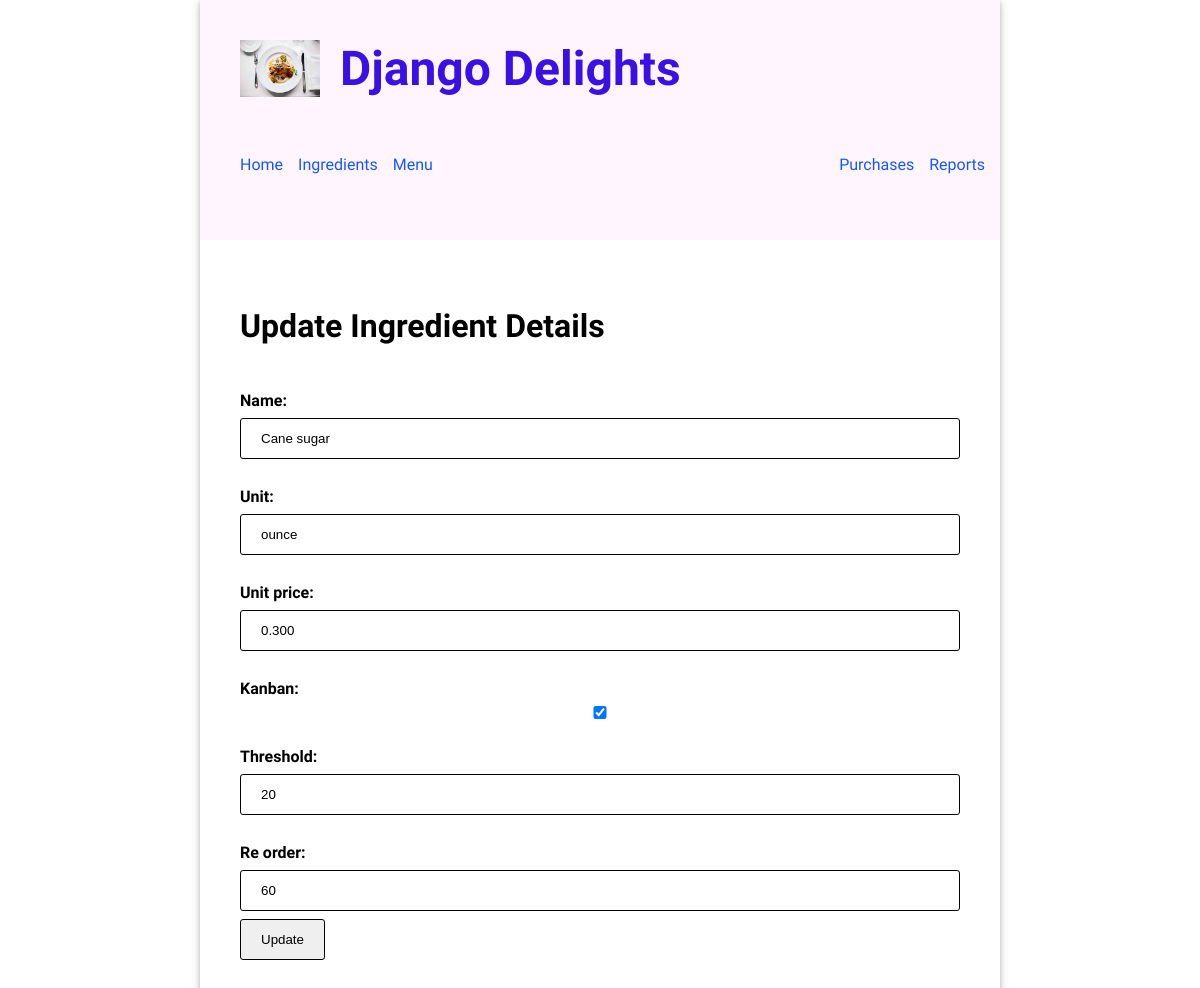
Page /ingredients/4/update/ on the earlier database version.
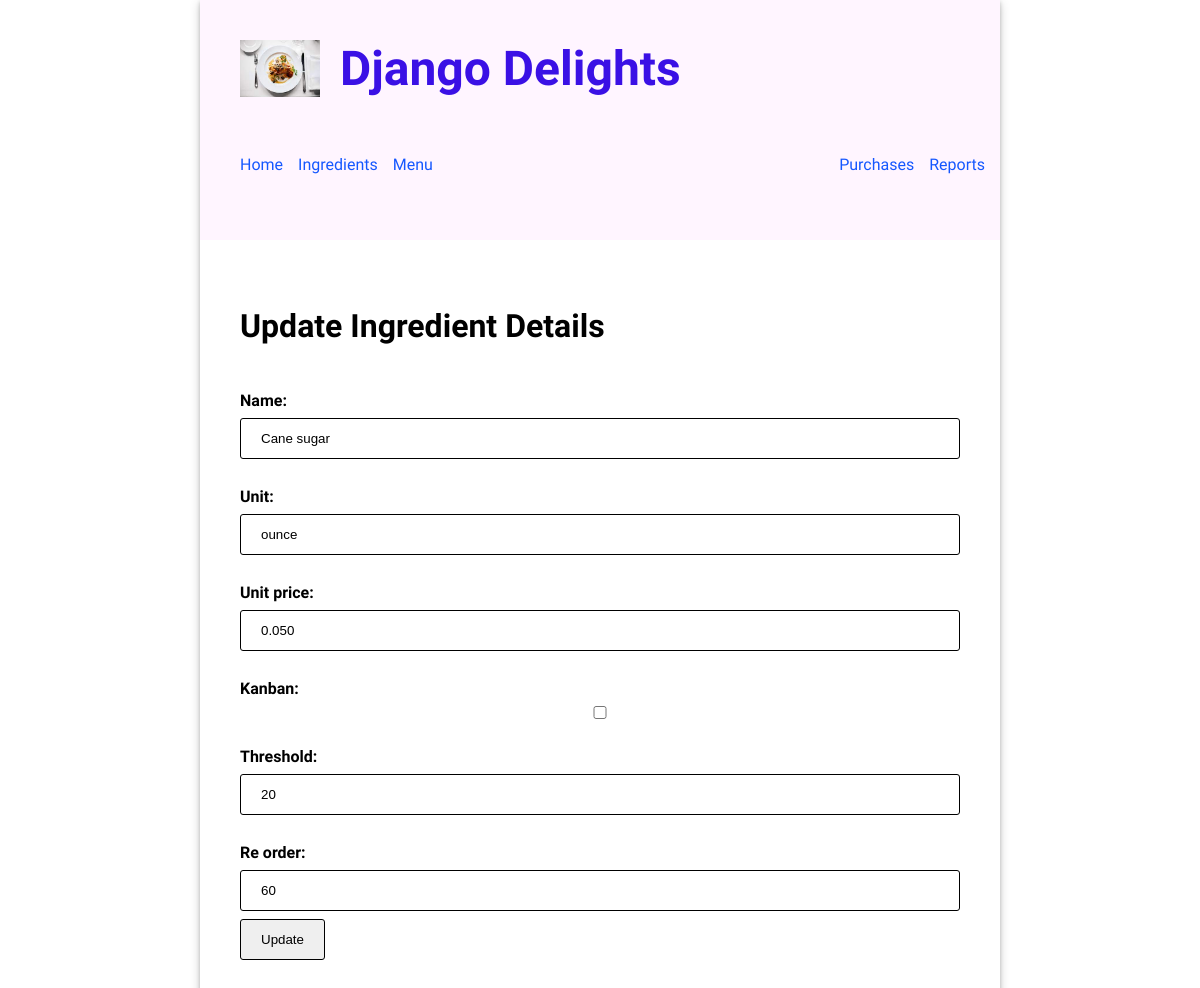
Same page on the later database version.
### inventory/models.py (models this page shows, shortened)
class Ingredient(models.Model):
    class Meta:
        ordering = ['name']
    name = models.CharField(unique=True, max_length=200)
    quantity = models.IntegerField(unique=False, blank=True)
    unit = models.CharField(unique=False, blank=True, max_length=10)
    unit_price = models.DecimalField(unique=False, blank=True, max_digits=6, decimal_places=3)
    kanban = models.BooleanField(default=False)
    threshold = models.IntegerField(unique=False, blank=True)
    re_order = models.IntegerField(unique=False, blank=True)

### inventory/views.py (the view)
# urls.py: path('ingredients/<pk>/update/', views.UpdateIngredientView.as_view(), name='update_ingredients'),
class UpdateIngredientView(UpdateView):
  model = Ingredient
  template_name = 'inventory/update_ingredient.html'
  form_class = IngredientEditForm

### inventory/forms.py
class IngredientEditForm(forms.ModelForm):
    class Meta:
        model = Ingredient
        exclude = ['quantity']

### inventory/templates/inventory/update_ingredient.html (shortened to what this page needs)
{% extends 'base.html' %} {% load static %} {% block content %}
<h2>Update Ingredient Details</h2>
<form method="post">
  {{ form }}
  <input type="submit" value="Update" />
</form>
{% endblock %}

Differences in the rows shown:
changed Ingredient "Cane sugar": unit_price "0.300" → "0.050"; kanban "☑" → "☐"
